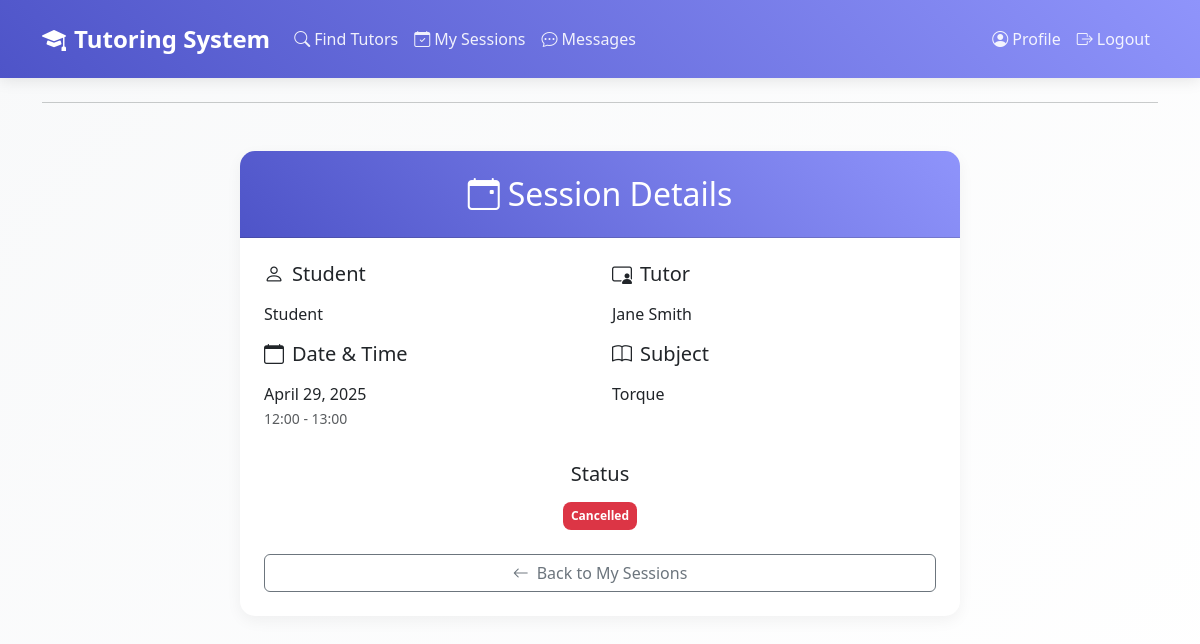
/session/1/ (signed in), run on the app's committed database.
### core/models.py (models this page shows, shortened)
class Session(models.Model):
    STATUS_CHOICES = [
        ('pending', 'Pending'),
        ('confirmed', 'Confirmed'),
        ('completed', 'Completed'),
        ('cancelled', 'Cancelled'),
    ]
    student = models.ForeignKey(User, on_delete=models.CASCADE, related_name='student_sessions')
    tutor = models.ForeignKey(User, on_delete=models.CASCADE, related_name='tutor_sessions')
    subject = models.CharField(max_length=100)
    date = models.DateField()
    start_time = models.TimeField()
    end_time = models.TimeField()
    status = models.CharField(max_length=10, choices=STATUS_CHOICES, default='pending')
    meeting_link = models.URLField(blank=True)

### core/views.py (the view)
# urls.py: path('session/<int:session_id>/', views.session_detail, name='session_detail'),
@login_required
def session_detail(request, session_id):
    session = get_object_or_404(Session, id=session_id)
    if request.method == 'POST':
        if 'action' in request.POST:
            action = request.POST.get('action')
            if action == 'confirm' and request.user == session.tutor:
                session.status = 'confirmed'
                session.save()
                messages.success(request, 'Session confirmed successfully!')
            elif action == 'cancel':
                session.status = 'cancelled'
                session.save()
                messages.warning(request, 'Session cancelled.')
            return redirect('session_detail', session_id=session.id)
        form = ReviewForm(request.POST)
        if form.is_valid():
            review = form.save(commit=False)
            review.session = session
            review.save()
            messages.success(request, 'Review submitted successfully!')
            return redirect('session_detail', session_id=session.id)
    else:
        form = ReviewForm()
    return render(request, 'core/session_detail.html', {
        'session': session,
        'form': form
    })

### core/context_processors.py (called while the page is built)
def paypal_settings(request):
    return {
        'PAYPAL_DONATE_BUSINESS_EMAIL': settings.PAYPAL_DONATE_BUSINESS_EMAIL,
        'PAYPAL_DONATE_CURRENCY':       settings.PAYPAL_DONATE_CURRENCY,
    }

### templates/core/session_detail.html (shortened to what this page needs)
{% extends 'base.html' %}
{% load crispy_forms_tags %}
{% block content %}
<div class="container py-4">
    <div class="row justify-content-center">
        <div class="col-md-8">
            <div class="card">
                <div class="card-header text-center">
                    <h2 class="mb-0">
                        <i class="bi bi-calendar-event me-2"></i>Session Details
                    </h2>
                </div>
                <div class="card-body p-4">
                    <div class="session-info mb-4">
                        <div class="row">
                            <div class="col-md-6">
                                <h5 class="mb-3">
                                    <i class="bi bi-person me-2"></i>Student
                                </h5>
                                <p class="mb-3">{{ session.student.get_full_name|default:session.student.username }}</p>
                                <h5 class="mb-3">
                                    <i class="bi bi-calendar me-2"></i>Date & Time
                                </h5>
                                <p class="mb-3">
                                    {{ session.date|date:"F d, Y" }}<br>
                                    <small class="text-muted">
                                        {{ session.start_time|time:"H:i" }} - {{ session.end_time|time:"H:i" }}
                                    </small>
                                </p>
                            </div>
                            <div class="col-md-6">
                                <h5 class="mb-3">
                                    <i class="bi bi-person-video3 me-2"></i>Tutor
                                </h5>
                                <p class="mb-3">{{ session.tutor.get_full_name|default:session.tutor.username }}</p>
                                <h5 class="mb-3">
                                    <i class="bi bi-book me-2"></i>Subject
                                </h5>
                                <p class="mb-3">{{ session.subject }}</p>
                            </div>
                        </div>
                        <div class="text-center mt-3">
                            <h5 class="mb-3">Status</h5>
                            <span class="badge {% if session.status == 'pending' %}bg-warning{% elif session.status == 'confirmed' %}bg-success{% elif session.status == 'cancelled' %}bg-danger{% endif %} p-2">
                                {{ session.status|title }}
                            </span>
                        </div>
                    </div>
                    <div class="d-grid gap-2 mt-4">
                        <a href="{% url 'my_sessions' %}" class="btn btn-outline-secondary">
                            <i class="bi bi-arrow-left me-2"></i>Back to My Sessions
                        </a>
                    </div>
                </div>
            </div>
        </div>
    </div>
</div>
{% endblock %}

### templates/base.html (style rules this page uses)
:root { --primary-color: #4e54c8; --secondary-color: #8f94fb; --accent-color: #ff6b6b; --background-color: #f8f9fa; --text-color: #2d3436; }
body { background: linear-gradient(135deg, var(--background-color) 0%, #ffffff 100%); color: var(--text-color); min-height: 100vh; }
.card { border: none; border-radius: 15px; box-shadow: 0 5px 15px rgba(0, 0, 0, 0.05); transition: all 0.3s ease; background: white; animation: fadeIn 0.5s ease-in-out; }
.card-header { background: linear-gradient(45deg, var(--primary-color), var(--secondary-color)); color: white; border-radius: 15px 15px 0 0 !important; padding: 1.5rem; position: relative; overflow: hidden; }
.card-header::before { content: ''; position: absolute; top: 0; left: 0; width: 100%; height: 100%; background: linear-gradient(45deg, transparent, rgba(255, 255, 255, 0.1)); transform: translateX(-100%); transition: transform 0.6s ease; }
.badge { padding: 0.5em 1em; border-radius: 8px; font-weight: 600; }
.btn { position: relative; overflow: hidden; z-index: 1; }
.btn::after { content: ''; position: absolute; bottom: 0; left: 0; width: 100%; height: 100%; background-color: rgba(255, 255, 255, 0.2); transform: scaleX(0); transform-origin: right; transition: transform 0.3s ease-out; z-index: -1; }

### data on the page
Session: student.get_full_name "Student", date "April 29, 2025", start_time "12:00", end_time "13:00", tutor.get_full_name "Jane Smith", subject "Torque", status "Cancelled"
